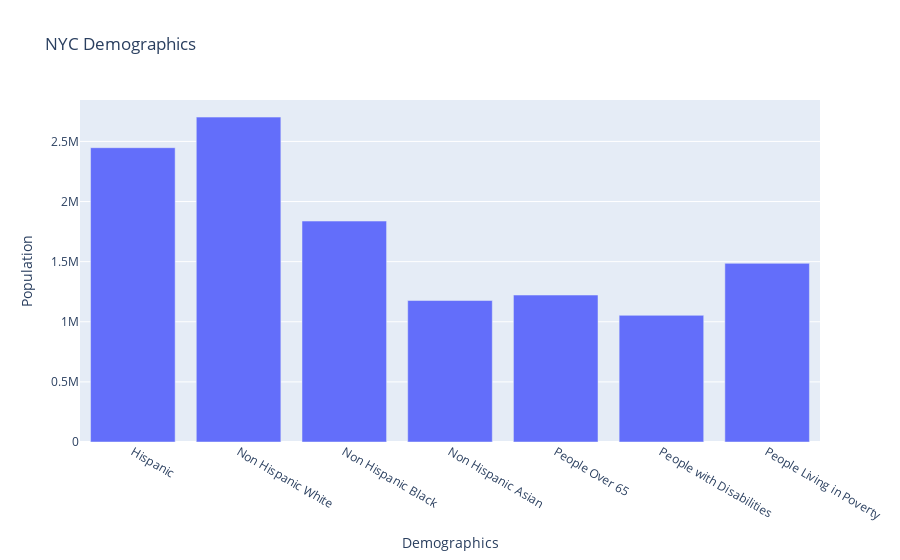

The notebook cell this image was saved under:
### Code cell
f, ax = plt.subplots(figsize=(18,5))
fig = px.bar(nyc_overall_graph, x='Demographics', y='Population', title='NYC Demographics')
fig.show()


plt.axis('off')

### Figure 1 — Plotly figure (JSON) as saved in the notebook; plotly's stock layout.template omitted (floating-point values rounded to 4 significant figures)
{"data": [{"alignmentgroup": "True", "hovertemplate": "Demographics=%{x}<br>Population=%{y}<extra></extra>", "legendgroup": "", "marker": {"color": "#636efa"}, "name": "", "offsetgroup": "", "orientation": "v", "showlegend": false, "textposition": "auto", "type": "bar", "x": ["Hispanic", "Non Hispanic White", "Non Hispanic Black", "Non Hispanic Asian", "People Over 65", "People with Disabilities", "People Living in Poverty"], "xaxis": "x", "y": [2447862, 2702286, 1837549, 1176762, 1222267, 1053483, 1485784], "yaxis": "y"}], "layout": {"barmode": "relative", "legend": {"tracegroupgap": 0}, "title": {"text": "NYC Demographics"}, "xaxis": {"anchor": "y", "domain": [0, 1], "title": {"text": "Demographics"}}, "yaxis": {"anchor": "x", "domain": [0, 1], "title": {"text": "Population"}}}}
